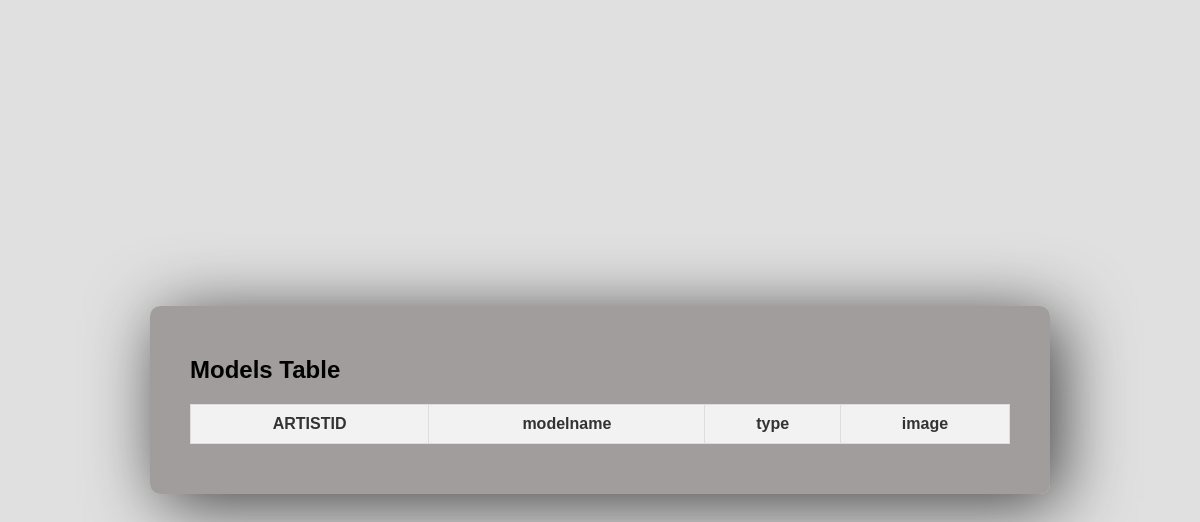
Before: /view_models with the older database file.
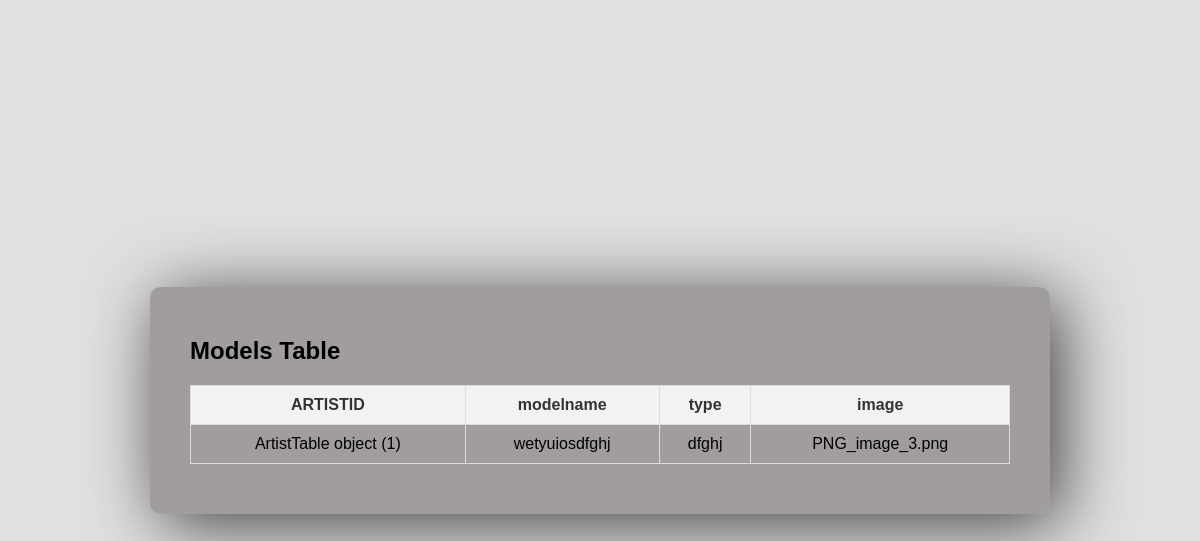
After: the same page with the newer database file.
### myapp/models.py (models this page shows)
class ModelTable(models.Model):
    ARTISTID= models.ForeignKey(ArtistTable, on_delete=models.CASCADE)
    modelname= models.CharField(max_length=50,null=True,blank=True)
    type= models.CharField(max_length=100,null=True,blank=True)
    image= models.FileField(null=True,blank=True)

class ArtistTable(models.Model):
    LOGIN= models.ForeignKey(LoginTable, on_delete=models.CASCADE)
    name= models.CharField(max_length=100,null=True,blank=True)
    address= models.CharField(max_length=500,null=True,blank=True)
    age= models.IntegerField(null=True,blank=True)
    gender= models.CharField(max_length=100,null=True,blank=True)
    contactno= models.BigIntegerField(null=True,blank=True)
    experience= models.CharField(max_length=100,null=True,blank=True)

### myapp/views.py (the view)
# urls.py: path('view_models',view_models.as_view(),name='models'),
class view_models(View):
    def get(self,request):
        obj=ModelTable.objects.all()
        return render (request,'admin/viewmodels.html',{'obj':obj})

### templates/admin/viewmodels.html (shortened to what this page needs)
<!DOCTYPE html>
<html lang="en">
<head>
</head>
<body>
    <div class="login-container">
        <h2>Models Table</h2>
        <table>
            <thead>
                <tr>
                    <th>ARTISTID</th>
                    <th>modelname</th>
                    <th>type</th>
                    <th>image</th>
                </tr>
            </thead>
            <tbody>
                {% for i in obj %}
                <tr>
                    <td>{{ i.ARTISTID }}</td>
                    <td>{{ i.modelname }}</td>
                    <td>{{ i.type }}</td>
                    <td>{{ i.image }}</td>
                </tr>
                {% endfor %}
            </tbody>
        </table>
    </div>
</body>
</html>

Changed rows visible on the page:
added ModelTable: ARTISTID "ArtistTable object (1)", modelname "wetyuiosdfghj", type "dfghj", image "PNG_image_3.png"
